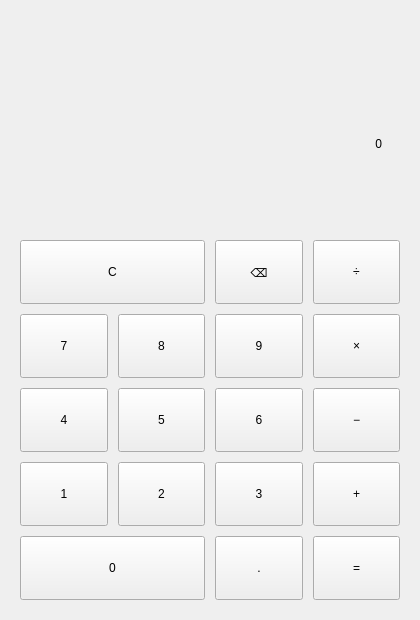
<?xml version="1.0" encoding="UTF-8"?>
<ui version="4.0">
 <class>CalculatorWindow</class>
 <widget class="QWidget" name="CalculatorWindow">
  <property name="geometry">
   <rect>
    <x>0</x>
    <y>0</y>
    <width>420</width>
    <height>620</height>
   </rect>
  </property>
  <property name="minimumSize">
   <size>
    <width>360</width>
    <height>540</height>
   </size>
  </property>
  <property name="windowTitle">
   <string>带键盘事件的计算器</string>
  </property>
  <layout class="QVBoxLayout" name="mainLayout">
   <property name="spacing">
    <number>16</number>
   </property>
   <property name="leftMargin">
    <number>20</number>
   </property>
   <property name="topMargin">
    <number>20</number>
   </property>
   <property name="rightMargin">
    <number>20</number>
   </property>
   <property name="bottomMargin">
    <number>20</number>
   </property>
   <item>
    <widget class="QFrame" name="displayFrame">
     <property name="minimumSize">
      <size>
       <width>0</width>
       <height>150</height>
      </size>
     </property>
     <property name="frameShape">
      <enum>QFrame::NoFrame</enum>
     </property>
     <layout class="QVBoxLayout" name="displayLayout">
      <property name="spacing">
       <number>8</number>
      </property>
      <property name="leftMargin">
       <number>18</number>
      </property>
      <property name="topMargin">
       <number>14</number>
      </property>
      <property name="rightMargin">
       <number>18</number>
      </property>
      <property name="bottomMargin">
       <number>14</number>
      </property>
      <item>
       <widget class="QLabel" name="expressionLabel">
        <property name="sizePolicy">
         <sizepolicy hsizetype="Expanding" vsizetype="Preferred">
          <horstretch>0</horstretch>
          <verstretch>0</verstretch>
         </sizepolicy>
        </property>
        <property name="minimumSize">
         <size>
          <width>0</width>
          <height>36</height>
         </size>
        </property>
        <property name="text">
         <string notr="true"/>
        </property>
        <property name="alignment">
         <set>Qt::AlignmentFlag::AlignRight|Qt::AlignmentFlag::AlignTrailing|Qt::AlignmentFlag::AlignVCenter</set>
        </property>
       </widget>
      </item>
      <item>
       <widget class="QLabel" name="displayLabel">
        <property name="sizePolicy">
         <sizepolicy hsizetype="Expanding" vsizetype="Expanding">
          <horstretch>0</horstretch>
          <verstretch>1</verstretch>
         </sizepolicy>
        </property>
        <property name="minimumSize">
         <size>
          <width>0</width>
          <height>72</height>
         </size>
        </property>
        <property name="text">
         <string notr="true">0</string>
        </property>
        <property name="alignment">
         <set>Qt::AlignmentFlag::AlignRight|Qt::AlignmentFlag::AlignTrailing|Qt::AlignmentFlag::AlignVCenter</set>
        </property>
       </widget>
      </item>
     </layout>
    </widget>
   </item>
   <item>
    <layout class="QGridLayout" name="buttonGrid">
     <property name="horizontalSpacing">
      <number>10</number>
     </property>
     <property name="verticalSpacing">
      <number>10</number>
     </property>
     <item row="0" column="0" colspan="2">
      <widget class="QPushButton" name="clearButton">
       <property name="minimumSize">
        <size>
         <width>0</width>
         <height>64</height>
        </size>
       </property>
       <property name="text">
        <string>C</string>
       </property>
      </widget>
     </item>
     <item row="0" column="2">
      <widget class="QPushButton" name="backspaceButton">
       <property name="minimumSize">
        <size>
         <width>0</width>
         <height>64</height>
        </size>
       </property>
       <property name="text">
        <string notr="true">⌫</string>
       </property>
      </widget>
     </item>
     <item row="0" column="3">
      <widget class="QPushButton" name="divideButton">
       <property name="minimumSize">
        <size>
         <width>0</width>
         <height>64</height>
        </size>
       </property>
       <property name="text">
        <string notr="true">÷</string>
       </property>
      </widget>
     </item>
     <item row="1" column="0">
      <widget class="QPushButton" name="digit7Button">
       <property name="minimumSize">
        <size>
         <width>0</width>
         <height>64</height>
        </size>
       </property>
       <property name="text">
        <string notr="true">7</string>
       </property>
      </widget>
     </item>
     <item row="1" column="1">
      <widget class="QPushButton" name="digit8Button">
       <property name="minimumSize">
        <size>
         <width>0</width>
         <height>64</height>
        </size>
       </property>
       <property name="text">
        <string notr="true">8</string>
       </property>
      </widget>
     </item>
     <item row="1" column="2">
      <widget class="QPushButton" name="digit9Button">
       <property name="minimumSize">
        <size>
         <width>0</width>
         <height>64</height>
        </size>
       </property>
       <property name="text">
        <string notr="true">9</string>
       </property>
      </widget>
     </item>
     <item row="1" column="3">
      <widget class="QPushButton" name="multiplyButton">
       <property name="minimumSize">
        <size>
         <width>0</width>
         <height>64</height>
        </size>
       </property>
       <property name="text">
        <string notr="true">×</string>
       </property>
      </widget>
     </item>
     <item row="2" column="0">
      <widget class="QPushButton" name="digit4Button">
       <property name="minimumSize">
        <size>
         <width>0</width>
         <height>64</height>
        </size>
       </property>
       <property name="text">
        <string notr="true">4</string>
       </property>
      </widget>
     </item>
     <item row="2" column="1">
      <widget class="QPushButton" name="digit5Button">
       <property name="minimumSize">
        <size>
         <width>0</width>
         <height>64</height>
        </size>
       </property>
       <property name="text">
        <string notr="true">5</string>
       </property>
      </widget>
     </item>
     <item row="2" column="2">
      <widget class="QPushButton" name="digit6Button">
       <property name="minimumSize">
        <size>
         <width>0</width>
         <height>64</height>
        </size>
       </property>
       <property name="text">
        <string notr="true">6</string>
       </property>
      </widget>
     </item>
     <item row="2" column="3">
      <widget class="QPushButton" name="subtractButton">
       <property name="minimumSize">
        <size>
         <width>0</width>
         <height>64</height>
        </size>
       </property>
       <property name="text">
        <string notr="true">−</string>
       </property>
      </widget>
     </item>
     <item row="3" column="0">
      <widget class="QPushButton" name="digit1Button">
       <property name="minimumSize">
        <size>
         <width>0</width>
         <height>64</height>
        </size>
       </property>
       <property name="text">
        <string notr="true">1</string>
       </property>
      </widget>
     </item>
     <item row="3" column="1">
      <widget class="QPushButton" name="digit2Button">
       <property name="minimumSize">
        <size>
         <width>0</width>
         <height>64</height>
        </size>
       </property>
       <property name="text">
        <string notr="true">2</string>
       </property>
      </widget>
     </item>
     <item row="3" column="2">
      <widget class="QPushButton" name="digit3Button">
       <property name="minimumSize">
        <size>
         <width>0</width>
         <height>64</height>
        </size>
       </property>
       <property name="text">
        <string notr="true">3</string>
       </property>
      </widget>
     </item>
     <item row="3" column="3">
      <widget class="QPushButton" name="addButton">
       <property name="minimumSize">
        <size>
         <width>0</width>
         <height>64</height>
        </size>
       </property>
       <property name="text">
        <string>+</string>
       </property>
      </widget>
     </item>
     <item row="4" column="0" colspan="2">
      <widget class="QPushButton" name="digit0Button">
       <property name="minimumSize">
        <size>
         <width>0</width>
         <height>64</height>
        </size>
       </property>
       <property name="text">
        <string notr="true">0</string>
       </property>
      </widget>
     </item>
     <item row="4" column="2">
      <widget class="QPushButton" name="decimalButton">
       <property name="minimumSize">
        <size>
         <width>0</width>
         <height>64</height>
        </size>
       </property>
       <property name="text">
        <string>.</string>
       </property>
      </widget>
     </item>
     <item row="4" column="3">
      <widget class="QPushButton" name="equalsButton">
       <property name="minimumSize">
        <size>
         <width>0</width>
         <height>64</height>
        </size>
       </property>
       <property name="text">
        <string>=</string>
       </property>
      </widget>
     </item>
    </layout>
   </item>
  </layout>
 </widget>
 <tabstops>
  <tabstop>clearButton</tabstop>
  <tabstop>backspaceButton</tabstop>
  <tabstop>divideButton</tabstop>
  <tabstop>digit7Button</tabstop>
  <tabstop>digit8Button</tabstop>
  <tabstop>digit9Button</tabstop>
  <tabstop>multiplyButton</tabstop>
  <tabstop>digit4Button</tabstop>
  <tabstop>digit5Button</tabstop>
  <tabstop>digit6Button</tabstop>
  <tabstop>subtractButton</tabstop>
  <tabstop>digit1Button</tabstop>
  <tabstop>digit2Button</tabstop>
  <tabstop>digit3Button</tabstop>
  <tabstop>addButton</tabstop>
  <tabstop>digit0Button</tabstop>
  <tabstop>decimalButton</tabstop>
  <tabstop>equalsButton</tabstop>
 </tabstops>
 <resources/>
 <connections/>
</ui>
